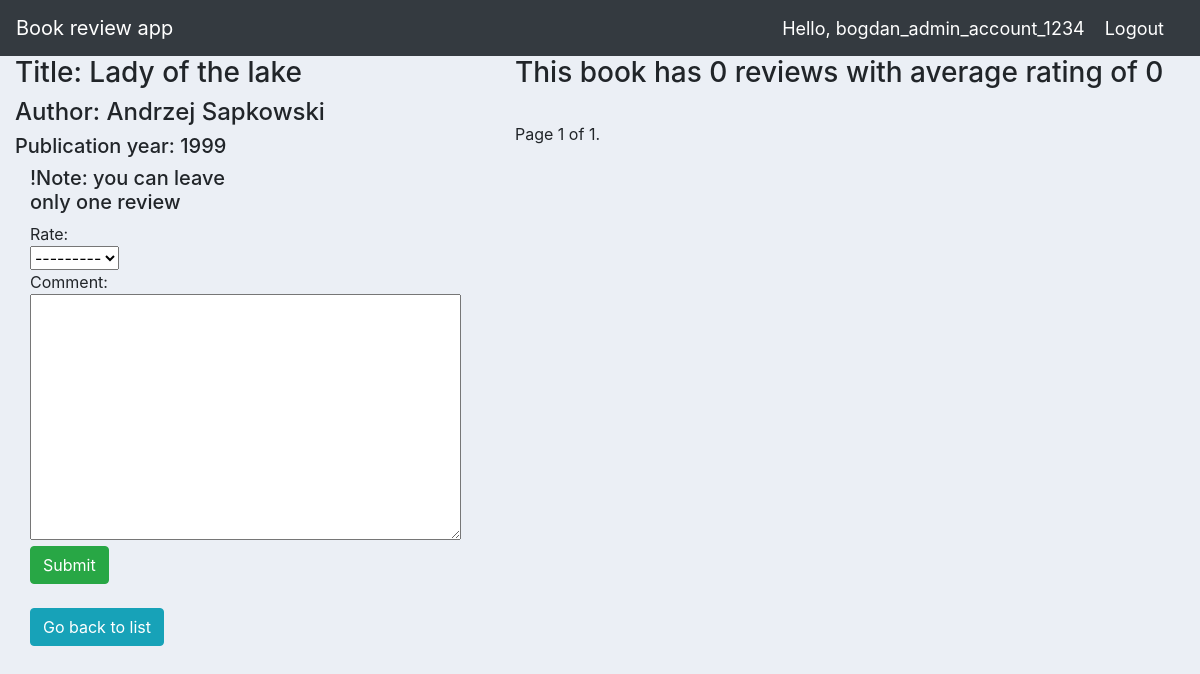
The page /book_detail/1/ (signed in) on the database as committed earlier.
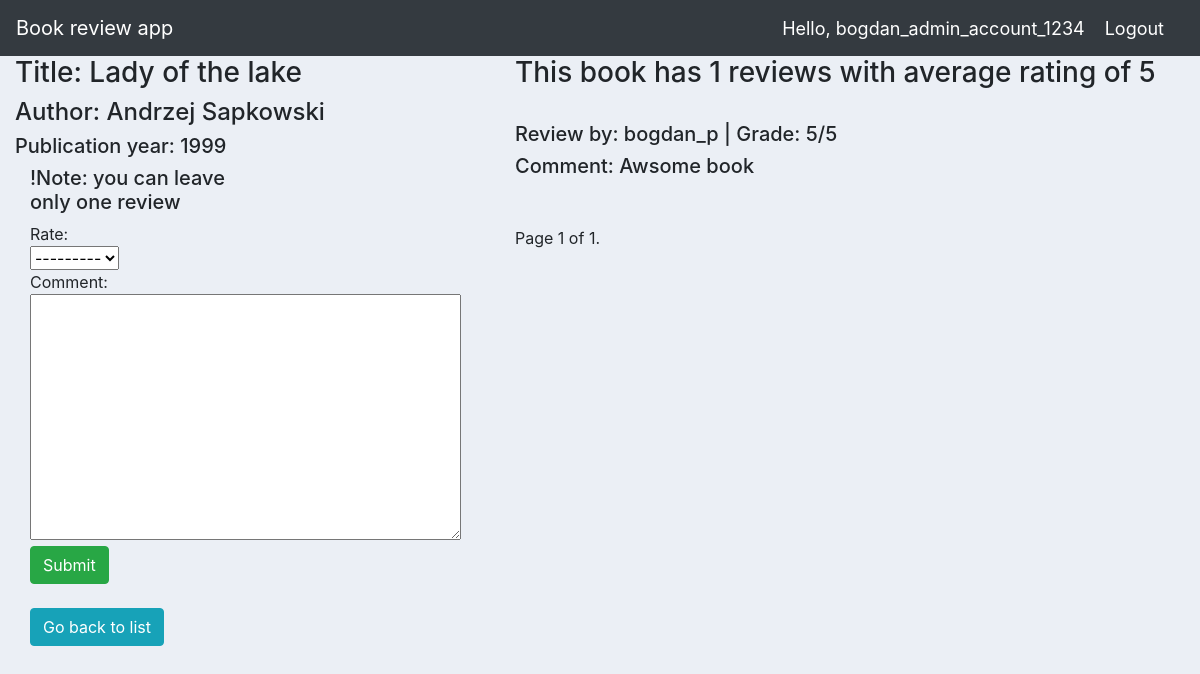
The same page on the database as committed later.
### reviews/models.py (models this page shows, shortened)
class Book(models.Model):
    name = models.CharField(max_length=200)
    image= models.ImageField(default='default.jpg', upload_to='profile_pics',null=True,blank=True)
    author = models.CharField(max_length=200)
    resume = models.TextField(null=True,blank=True)
    publication_year = models.DateTimeField()
    def average_rating(self):
        return self.review_set.aggregate(Avg('rating'))['rating__avg']

class Review(models.Model):
    RATING_CHOICES = (
        (1, '1'),
        (2, '2'),
        (3, '3'),
        (4, '4'),
        (5, '5'),
    )
    user = models.ForeignKey(User,on_delete=models.CASCADE)
    book = models.ForeignKey(Book,on_delete=models.CASCADE)
    pub_date = models.DateTimeField(auto_now_add=True)
    comment = models.TextField(null=True,blank=True)
    rating = models.IntegerField(choices=RATING_CHOICES)

### reviews/views.py (the view, shortened to what this page needs)
# urls.py: path('book_detail/<str:pk>/', BookDetail, name='book_detail'),
@login_required(login_url='login')
def BookDetail(request,pk):
    book = Book.objects.get(pk=pk)
    reviews=Review.objects.filter(book=book)
    count = len(reviews)
    paginator = Paginator(reviews, 7)
    page_number = request.GET.get('page')
    page_obj = paginator.get_page(page_number)
    form = ReviewForm()
    user_review = Review.objects.filter(book=book, user=request.user)
    context={
        'book':page_obj,
        'form':form,
        'books':book,
        'count':count
    }
    return render(request,'reviews/book_detail.html',context)

### reviews/forms.py
class ReviewForm(ModelForm):
    class Meta:
        model = Review
        fields =  ['rating', 'comment']

### reviews/templates/reviews/book_detail.html (shortened to what this page needs)
{% extends 'reviews/main.html' %}
{% load static %}
{% block content %}
<div class="row">
	<div class="col-md-5">
        <h3>Title: {{books.name}}</h1>
        <h4>Author: {{books.author}}</h1>
        <h5>Publication year: {{books.publication_year|date:"Y"}}</h5>
<div class="col-lg-6 col-md-6 mb-6">
    <form method="post" action="">
        <h5>!Note: you can leave only one review</h5>
        Rate:
        <br>
        {{ form.rating }}
        <br>
        Comment:
        <br>
        {{ form.comment }}
    <input type="submit" class="btn btn-success" name="Add Review">
    </form>
    <br>
<a class="btn btn-info" href="{% url 'book_list' %}">Go back to list</a>
</div>
</div>
    <div class="col-md-7">
        <h3>This book has {{ count }} reviews with average rating of {% if count == 0 %} 0 {% else %} {{books.average_rating | floatformat }} {% endif %}</h3>
        <br>
        {% for review in book reversed %}
        <div class="text-wrap">
            <table class="table table-sm">
            <tr>
            <h5>Review by: {{ review.user }} | Grade: {{ review.rating }}/5
                 </h5>
            </tr>
           <h5>Comment: {{ review.comment }} </h5>
        </table>
        </div>
        <br>
        {% endfor %}
        <div class="pagination">
            <span class="step-links">
                <span class="current">
                    Page {{ book.number }} of {{ book.paginator.num_pages }}.
                </span>
            </span>
        </div>
        </div>
    </div>
{% endblock %}

Rows that differ between the two databases and show on the page:
shown differently, row unchanged: Book "Lady of the lake": average_rating (not shown) → "5"
added Review: user "bogdan_p", rating "5", comment "Awsome book"
Other text that changed with them:
{{ count }}: "0" → "1"
text no longer shown: "0"
